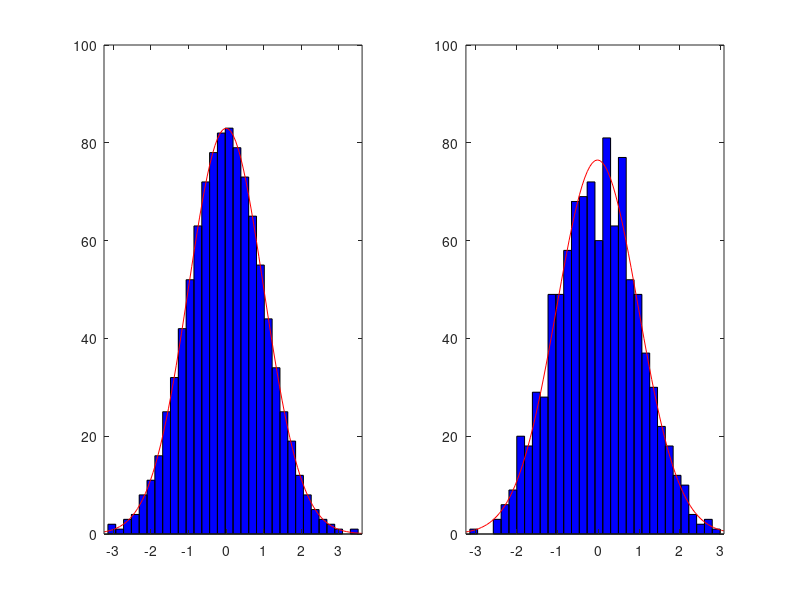

Write MATLAB code to recreate this figure.



clear all; clc;

%Number of RV's
n = 1000;

%Makes Uniform draws by inversion
%Eg. the 100th RV will be (99+u)/100 
% So known to be between 0.99 and 1
U  = ((1:n)' - 1 + unifrnd(0,1,n,1))/n;

%Random variates
y1 = norminv(U);
y2 = normrnd(0,1,n,1);

%Plots histogram and Normal density
subplot(1,2,1); histfit(y1);
subplot(1,2,2); histfit(y2)

